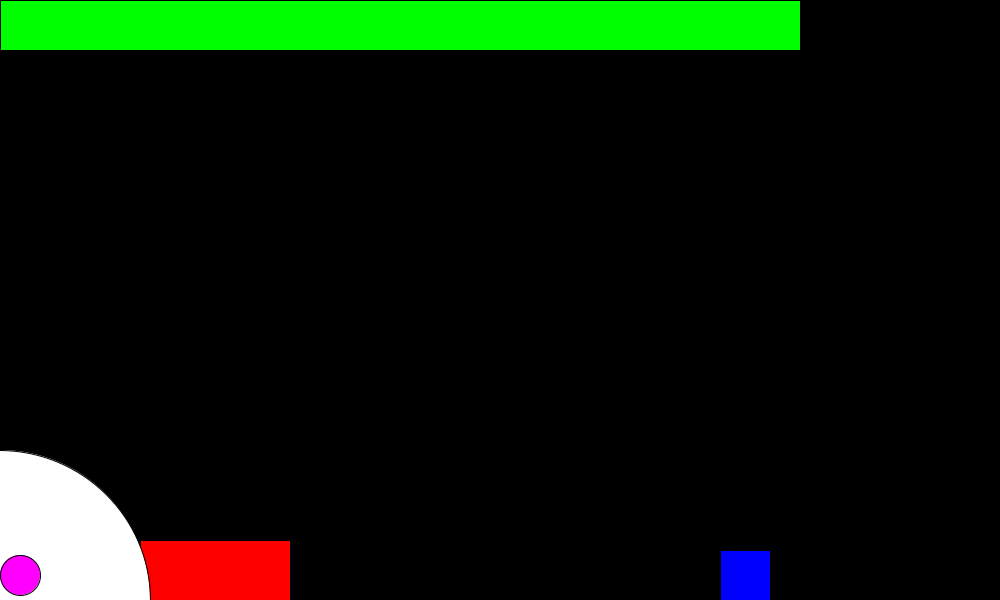
Frame 1 (no input)
Frame 60 (the mouse pressed at the canvas centre just before this capture): identical to frame 1, image omitted
Frame 120 (the mouse held since frame 60 and released just before this capture): identical to frame 1, image omitted

The Processing sketch that drew this single still picture (run headless with seeded random() and noise(); from frame 60 on, the mouse is pressed at the canvas centre):

// Processing sketch: goal
// ── goal.pde
PShape cannon;
PVector cannonPos;
PShape powerBar;
float powerPos;
PShape goal;
PVector goalPos;
float rotator = 0;
PVector ballPos;
float radianValue;
float power = 80;
PVector ballVel;
boolean spacePress = false;
boolean win = false;
void setup()
{
  goalPos = new PVector(random(300, width - 50), 550);
  size(1000,600);
  cannon = createShape(RECT,20,40,150,75);
  cannon.setFill(color(255,0,0));
  goal = createShape(RECT,0,0, 50 ,50);
  goal.setFill(color(0,0,255));
  
  powerPos = 0.0f;
  ballPos = new PVector(20,575);
  cannonPos = new PVector(120,500);
  ballVel = new PVector(0,0);
  
}

void draw()
{
  background(0);
  powerBar = createShape(RECT,0,0,width / 100 * power, 50);
  powerBar.setFill(color(0,255,0));
 shape(cannon, cannonPos.x,cannonPos.y);
 shape(powerBar, 0,0);
 shape(goal, goalPos.x,goalPos.y);
 
 fill (255);
 arc(0.0,600.0,300.0,300.0,PI + HALF_PI,2 *PI);
 fill (255,0,255);
 ellipse(ballPos.x ,ballPos.y, 40 ,40);
 if (ballPos.y < 600)
 {
   ballPos.x += ballVel.x;
   ballPos.y += ballVel.y;
   if(spacePress)
   {
     ballVel.y += 3;
   }
   if(ballPos.y > 580 )
   {
     ballVel.x = 0;
     ballVel.y = 0;
     ballPos = new PVector(20,575);
     spacePress = false; 
   }
   
 }
 checkCollision();
 if(win)
 {
   textSize(200);
    fill(255, 255,0);
    text("You Win!  ", 100 ,200);
 }
  
 
}

void keyPressed()
{
   switch(keyCode)
   {
     case UP:
     rotator = -(acos(-1.0)/ 180);
     radianValue += rotator;
     cannonPos.x -= 2 * cos(rotator);
     cannonPos.y -= 2 * sin(rotator);
     cannon.rotate(rotator);
     break;
     case DOWN:
     rotator = acos(-1.0)/ 180;
     radianValue += rotator;
     cannonPos.x += 2 * cos(rotator);
     cannonPos.y += 2 * sin(rotator);
     cannon.rotate(rotator);
     break;
     case LEFT:
     power--;
     break;
     case RIGHT:
     power++;
     break;
   }
   if(key == ' ')
   {
     spacePress = true;
     ballVel.x += power * 0.5 * cos(radianValue);
     ballVel.y += power * 0.5 * sin(radianValue) + 0.98;
   }
}

void checkCollision()
{
  if(!(ballPos.x + 20 > goalPos.x && ballPos.x < goalPos.x + 50 && ballPos.y + 20 > goalPos.y))
  {
    fill(255);
  }
  else
  {
    goalPos = new PVector(random(300, width - 50), 550);
    print("collision");
    win = true;
    
  }
  
}
